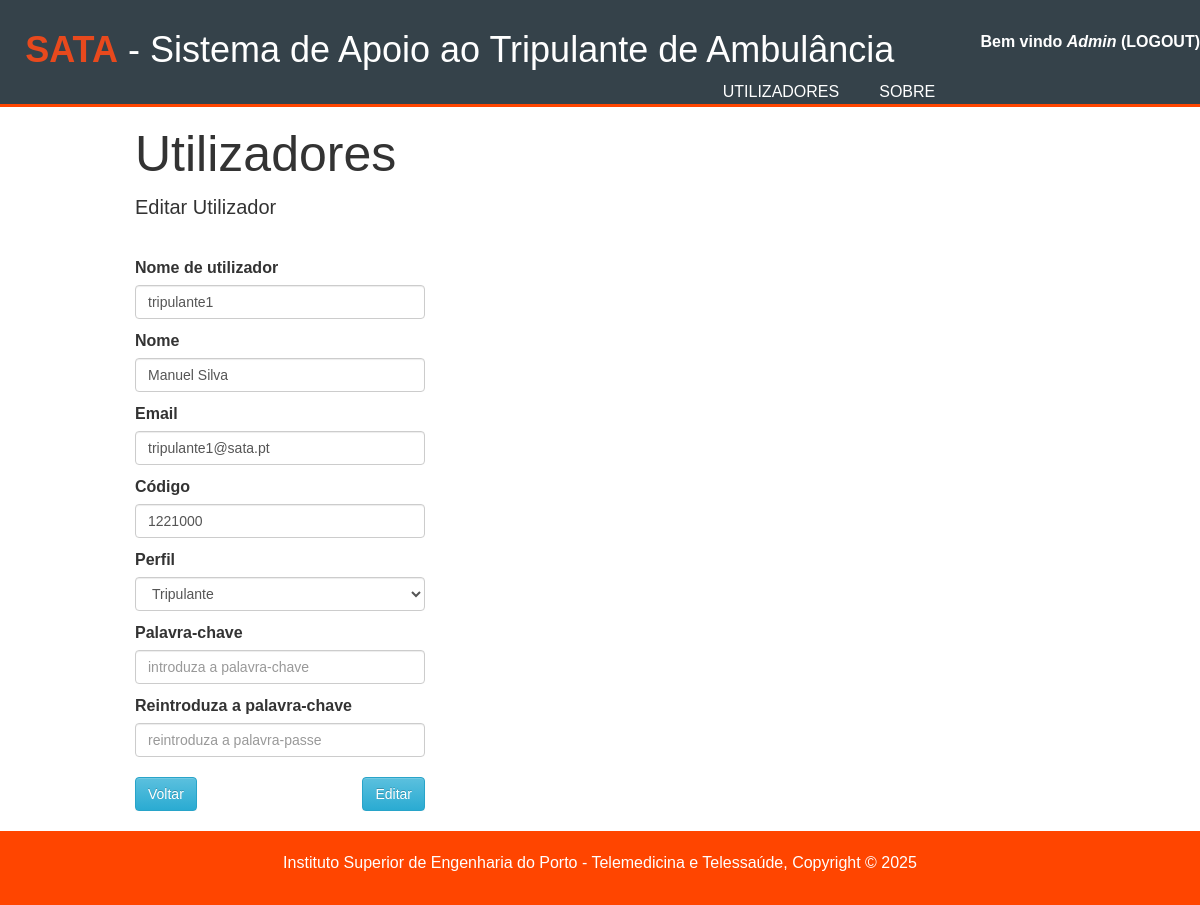
The page /Código/utilizadores/editar.php?id=2 (signed in) on the database its author committed.
### tables this page shows
CREATE TABLE utilizador (
   id					INT 			NOT NULL AUTO_INCREMENT,
   id_perfil			INT 			NOT NULL,
   username 			VARCHAR(256) 	NOT NULL UNIQUE,
   password 			VARCHAR(256) 	NOT NULL,
   email 				VARCHAR(256) 	NOT NULL UNIQUE,
   nome 				VARCHAR(256) 	NOT NULL,
   codigo				VARCHAR(256) 	NOT NULL,
   ativo 				BOOLEAN			NOT NULL,
   PRIMARY KEY (id),
   FOREIGN KEY (id_perfil) 			REFERENCES perfil (id)
);

### Código/code/session.php (called while the page is built, shortened)
<?php
	require_once "db_config.php";
	if(isset($_SESSION['login_user']) && !empty($_SESSION['login_user'])) {
		$user_check=$_SESSION['login_user'];
		$query = "SELECT id, id_perfil, nome FROM utilizador WHERE username='$user_check' AND ativo = true";
		$res = mysqli_query($conn, $query);
		$row = mysqli_fetch_row($res);
		$login_session_perfil = $row[1];
		$login_session = $row[2];
	} else {
		mysqli_close($conn);
		header('Location: index.php');
	}
?>

### Código/utilizadores/editar.php (the view, shortened to what this page needs)
<?php
	require_once('../code/db_config.php');
	require_once('../code/session.php');
	if(isset($_GET['id']))
	{
		$id = $_GET['id'];
		$query = "SELECT * FROM utilizador u WHERE u.id = $id AND ativo = TRUE";
		$res = mysqli_query ($conn, $query);
		$row = mysqli_fetch_array($res);
		$nome = $row['nome'];
		$username = $row['username'];
		$email = $row['email'];
		$codigo = $row['codigo'];
		$id_perfil = '';
	}
?>
<!DOCTYPE html>
<html>
	<head>
		<link rel="stylesheet" href="https://maxcdn.bootstrapcdn.com/bootstrap/3.3.2/css/bootstrap.min.css">
		<link rel="stylesheet" href="https://maxcdn.bootstrapcdn.com/bootstrap/3.3.2/css/bootstrap-theme.min.css">
		<link rel="stylesheet" href="https://cdnjs.cloudflare.com/ajax/libs/font-awesome/4.7.0/css/font-awesome.min.css">
		<link rel="stylesheet" type="text/css" media="screen" href="../css/style.css" />
	</head>
	<body>
		<?php include '../header.php'; ?>
		<section id="showcase">
			<div class="container">
				<h1>Utilizadores</h1>
				<p>Editar Utilizador</p>
				<form action="editar.php?id=<?= $id?>" class="form" method="POST">
					<div class="row">
						<div class="col-sm-4">
							<label for="username">Nome de utilizador</label>
							<input class = "form-control" type="text" name="username"
								value="<?php echo htmlspecialchars($username)?>"
								placeholder="" autocomplete="off" required
								oninvalid="this.setCustomValidity('Nome de utilizador obrigatório')" oninput="this.setCustomValidity('')">
							<label for="nome">Nome</label>
							<input class = "form-control" type="text" name="nome"
								value="<?php echo htmlspecialchars($nome)?>"
								placeholder="" autocomplete="off" required
								oninvalid="this.setCustomValidity('Nome obrigatório')" oninput="this.setCustomValidity('')">
							<label for="email">Email</label>
							<input class = "form-control" type="email" name="email"
								value="<?php echo htmlspecialchars($email)?>"
								placeholder="" autocomplete="off"  required
								oninvalid="this.setCustomValidity('Email obrigatório')" oninput="this.setCustomValidity('')">
							<label for="codigo">Código</label>
							<input class = "form-control" type="text" name="codigo"
								value="<?php echo htmlspecialchars($codigo)?>"
								placeholder="" autocomplete="off" required
								oninvalid="this.setCustomValidity('Código obrigatório')" oninput="this.setCustomValidity('')">
							<label for="perfil">Perfil</label>
							<select name="id_perfil" class = "form-control">
								<option value="20" <?php ($id_perfil == 20) ? "selected=\"selected\"" : "" ?>>Tripulante</option>
							</select>
							<label for="password" style="margin-top: 10px;">Palavra-chave</label>
							<input class = "form-control" type="password" name="password"
								value="" placeholder="introduza a palavra-chave" autocomplete="off">
							<label for="password2" style="margin-top: 10px;">Reintroduza a palavra-chave</label>
							<input class = "form-control" type="password" name="confirmar_password"
								value="" placeholder="reintroduza a palavra-passe" autocomplete="off">
							<div class="row" style="margin-top: 20px;">
								<div class="col-md-6" style="text-align: left;">
									<input class="btn btn-info" type="submit" name="voltar" value="Voltar" />
								</div>
								<div class="col-md-6" style="text-align: right;">
									<input class="btn btn-info" type="submit" name="editarUtilizador" value="Editar" />
								</div>
							</div>
						</div>
					</div>
				</form>
			</div>
		</section>
		<?php include '../footer.php'; ?>
	</body>
</html>

### Código/header.php (shortened to what this page needs)
<header>
	<div style="float:right;">
		<b id="welcome">Bem vindo <i><?php echo $login_session; ?></i></b>
		<b id="logout"><a href="/sata/code/logout.php">(logout)</a></b>
	</div>
	<div class="container">
		<div id="branding">
			<h1><span class="highlight">SATA</span> - Sistema de Apoio ao Tripulante de Ambulância</h1>
		</div>
		<nav>
			<ul>
				<?php
					if ($login_session_perfil == 10) {
						echo "<li><a href=\"/sata/utilizadores/listar.php\">Utilizadores</a></li>";
					}
				?>
				<li><a href="/sata/sobre.php">Sobre</a></li>
			</ul>
		</nav>
	</div>
</header>

### Código/css/style.css (style rules this page uses)
body { font-family: Arial, Helvetica, sans-serif; line-height: 1.5; font-size: 16px; padding: 0px; margin: 0 px; background-color: #f4f4f4; }
.container { width: 80%; margin: auto; overflow: hidden; }
ul { margin: 0px; padding: 0px; }
header { background: #35424a; color: white; padding-top: 30px; min-height: 70px; border-bottom: orangered solid 3px; }
header a { color: #ffffff; text-decoration: none; text-transform: uppercase; font-size: 16px; }
header li { float: left; display: inline; padding: 0px 20px 0px 20px; }
header #branding { float: left; }
header #branding h1 { margin: 0px; }
header nav { float: right; margin-top: 10px; }
header .highlight, header .current a { color: #e8491d; font-weight: bold; }
#showcase { min-height: 600px; }
#showcase h1 { font-size: 50px; margin-bottom: 10px; }
#showcase p { font-size: 20px; }
body { background-color: white; -webkit-user-select: none; -moz-user-select: none; user-select: none; }
input, button { height: 34px; }

### rows shown on the page
utilizador: nome "Admin"
utilizador: username "tripulante1", nome "Manuel Silva", email "tripulante1@sata.pt", codigo "1221000"
